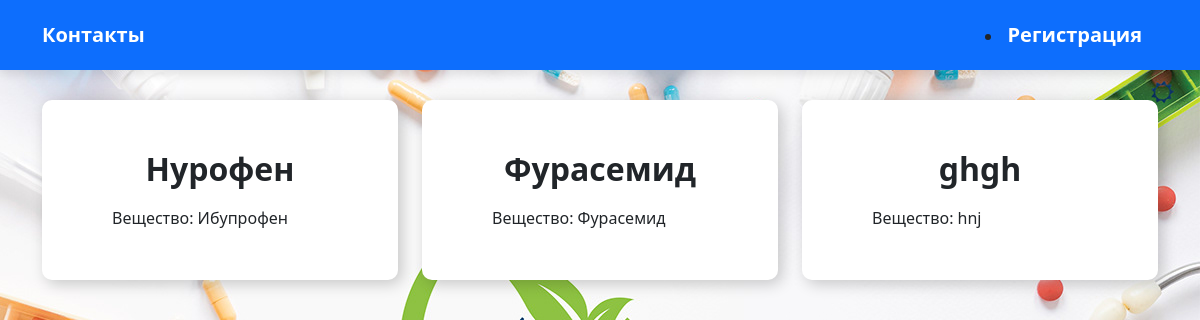
Page /index.html on the earlier database version.
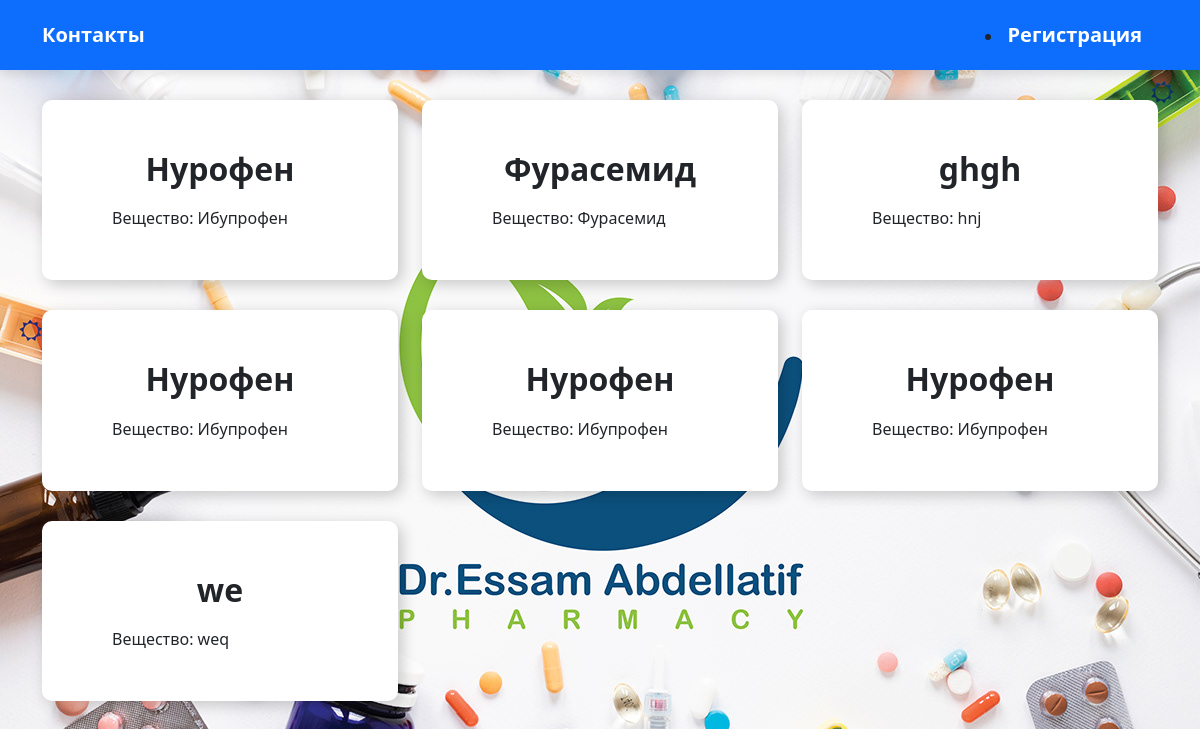
Same page on the later database version.
### app1/models.py (models this page shows)
class Farma(models.Model):
    name = models.CharField(max_length=50)
    agent = models.CharField(max_length=50)
    form = models.CharField(max_length=10)
    action = models.CharField(max_length=500)
    need = models.CharField(max_length=500)
    non = models.CharField(max_length=500)
    subAction = models.CharField(max_length=500)

### app1/views.py (the view)
# urls.py: path('index.html', index),
def index(request):
    farma = Farma.objects.all()
    return render(request, "html/index.html", {"farma": farma})

### app1/templates/html/index.html (shortened to what this page needs)
<!DOCTYPE html>
{% load static %}
<html lang="ru">
<head>
	<link rel="stylesheet" href="/static/styles/bootstrap-reboot.min.css">
	<link rel="stylesheet" href="/static/styles/bootstrap-grid.min.css">
	<link rel="stylesheet" href="/static/styles/styles.css">
    <link href="https://cdn.jsdelivr.net/npm/bootstrap@5.3.2/dist/css/bootstrap.min.css" rel="stylesheet">
</head>
<body>
    <nav class="navbar navbar-expand-lg navbar navbar-dark bg-primary">
		<div class="container">
            <a href="index_info.html" class="navbar-brand">Контакты</a>
          {% if request.user.is_authenticated %}
				    <li><a class="navbar-brand">{{ user.get_username }} </a>|<a class="navbar-brand" href="/logout">Выйти</a></li>
				{% else %}
				     <li><a href="index_register.html" class="navbar-brand">Регистрация</a></li>
				{% endif %}
		</div>
	</nav>
	<div class="container">
		<div class="row">
		 {% for prep in farma %}
			<div class="col-md-4">
				<div class="new" style="max-width:800px;
  padding:50px 70px;
  border-radius:10px;
  box-shadow:4px 4px 15px rgba(0, 0, 0, 0.2);
  background-color:#fff;">
					<div class="info" style="text-align: center">
						<h3>{{ prep.name }}</h3>
						<div class="info-description">
							<span class="description">Вещество: {{ prep.agent }}</span>
						</div>
					</div>
				</div>
			</div>
			{% endfor %}
		</div>
	</div>
</body>
</html>

### static/styles/styles.css (style rules this page uses)
body { position: relative; font-family: 'Noto Sans', sans-serif; font-size: 16px; line-height: 1.4; color: #000; min-width: 320px; overflow-x: hidden; height: auto; }
.navbar { width: 100%; height: 70px; box-shadow: 0 4px 10px rgba(0, 0, 0, .1); margin-bottom: 30px; }
.navbar .container { height: inherit; display: flex; justify-content: space-between; align-items: center; }
.navbar-brand { font-weight: 700; font-size: 26px; text-decoration: none; color: #000; transition: all .1s ease-in-out; }
.new { margin-bottom: 30px; }
.info { width: inherit; }
.info h3 { font-size: 32px; font-weight: 700; margin-bottom: 0; }
.info-description { width: inherit; display: flex; justify-content: space-between; margin-top: 10px; }
.description { display: flex; justify-content: space-between; margin-top: 8px; text-align: justify; }

### app1/templates/html/index.html (style rules this page uses)
body { background-image: url('static/data/log.jpg'); background-repeat: no-repeat; background-attachment: fixed; background-size: cover; }

Differences in the rows shown:
added Farma: name "Нурофен", agent "Ибупрофен"
added Farma: name "Нурофен", agent "Ибупрофен"
added Farma: name "Нурофен", agent "Ибупрофен"
added Farma: name "we", agent "weq"
